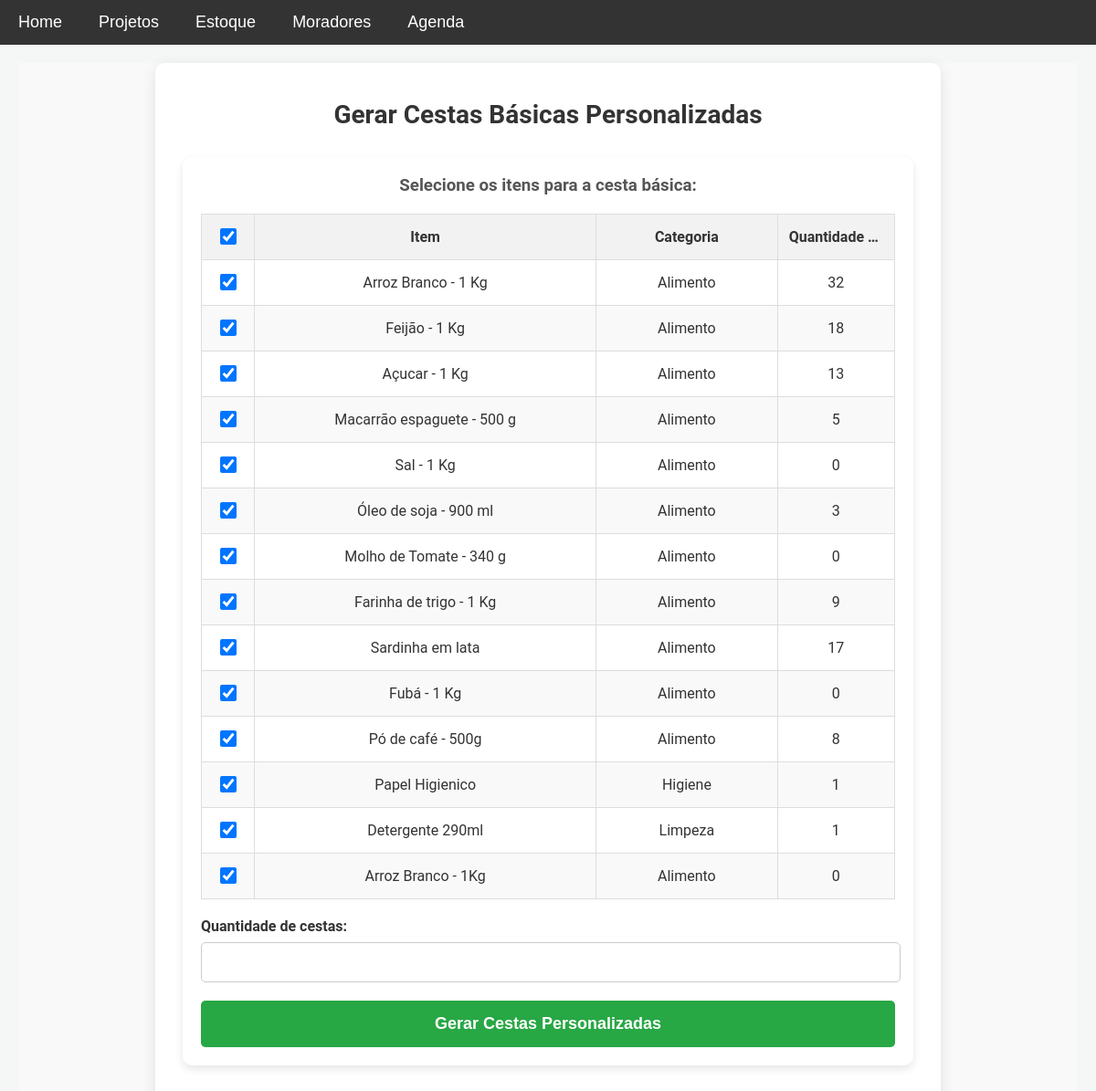
/cestas_personalizadas, run on an earlier commit of the app's database.
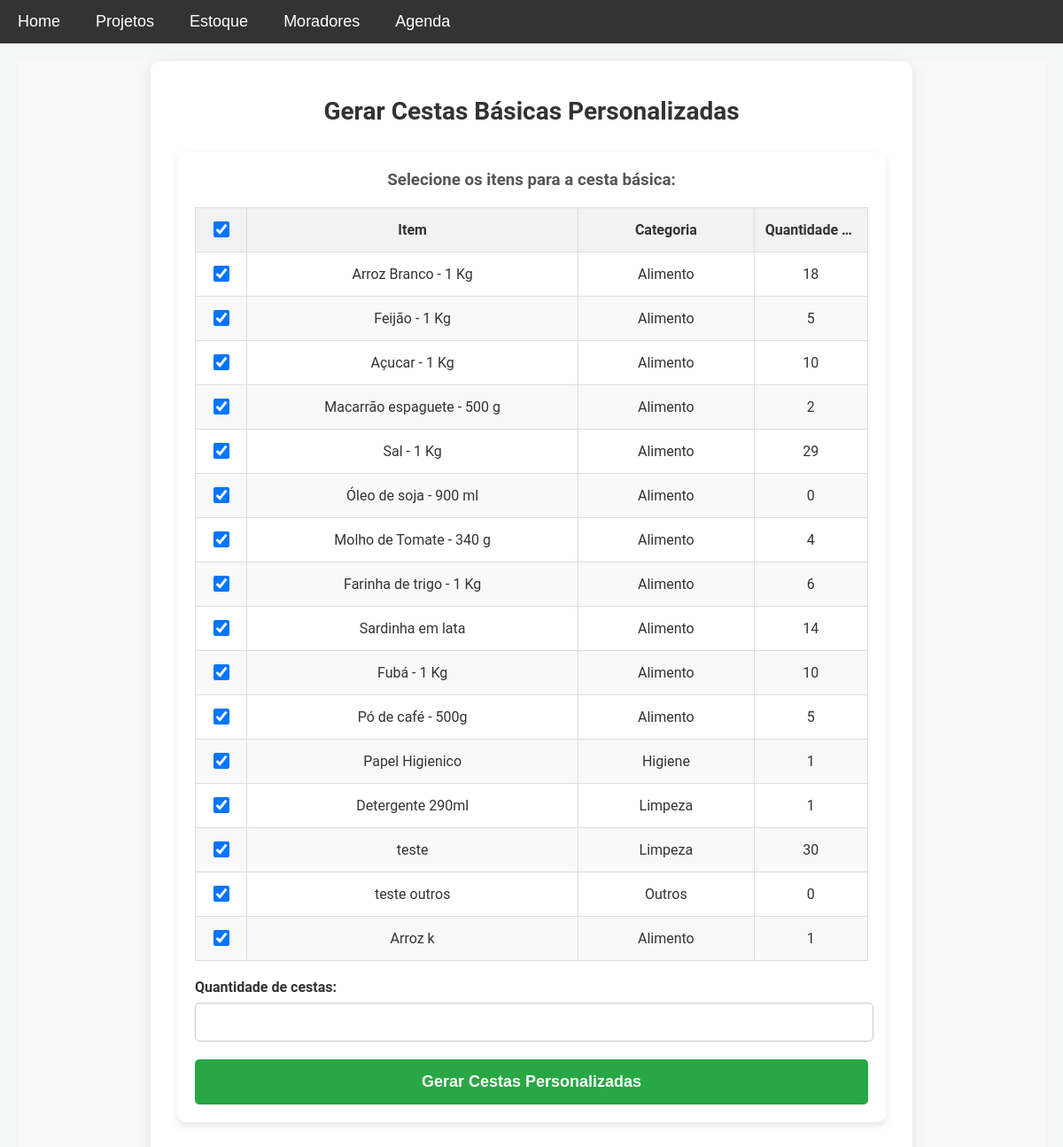
And on a later commit of the database.
### models.py (models this page shows)
class Item(db.Model):
    __table_args__ = {'extend_existing': True}  # Estende a tabela existente ao invés de tentar recriá-la
    id = db.Column(db.Integer, primary_key=True)
    nome = db.Column(db.String(100), nullable=False)
    descricao = db.Column(db.Text, nullable=False)
    categoria = db.Column(db.String(50), nullable=False)
    quantidade = db.Column(db.Integer, nullable=False, default=0)
    preco = db.Column(db.Float, nullable=False)

### app.py (the view)
@app.route('/cestas_personalizadas')
def cestas_personalizadas():
    itens = Item.query.all()
    return render_template('cestas_personalizadas.html', itens=itens)

### templates/cestas_personalizadas.html (shortened to what this page needs)
{% extends 'base.html' %}
{% block content %}
<div class="cestas-personalizadas-page">
    <div class="cestas-personalizadas-container">
        <h1>Gerar Cestas Básicas Personalizadas</h1>
        <form method="POST" action="{{ url_for('gerar_cestas_personalizadas') }}" class="cestas-form">
            <h3>Selecione os itens para a cesta básica:</h3>
            <table class="itens-table">
                <thead>
                    <tr>
                        <th>
                            <input type="checkbox" id="select-all" checked>
                        </th>
                        <th>Item</th>
                        <th>Categoria</th>
                        <th>Quantidade Disponível</th>
                    </tr>
                </thead>
                <tbody>
                    {% for item in itens %}
                    <tr>
                        <td>
                            <input type="checkbox" name="itens_selecionados" value="{{ item.id }}" class="item-checkbox"
                                checked>
                        </td>
                        <td>{{ item.nome }}</td>
                        <td>{{ item.categoria }}</td>
                        <td>{{ item.quantidade }}</td>
                    </tr>
                    {% endfor %}
                </tbody>
            </table>
            <div class="form-group">
                <label for="quantidade">Quantidade de cestas:</label>
                <input type="number" name="quantidade" id="quantidade" min="1" required>
            </div>
            <button type="submit" class="btn-cadastrar">Gerar Cestas Personalizadas</button>
        </form>
    </div>
</div>
{% endblock %}

What changed in the data, as far as the page shows it:
changed Item "Arroz Branco - 1 Kg": quantidade "32" → "18"
changed Item "Feijão - 1 Kg": quantidade "18" → "5"
changed Item "Açucar - 1 Kg": quantidade "13" → "10"
changed Item "Macarrão espaguete - 500 g": quantidade "5" → "2"
changed Item "Sal - 1 Kg": quantidade "0" → "29"
changed Item "Óleo de soja - 900 ml": quantidade "3" → "0"
changed Item "Molho de Tomate - 340 g": quantidade "0" → "4"
changed Item "Farinha de trigo - 1 Kg": quantidade "9" → "6"
changed Item "Sardinha em lata": quantidade "17" → "14"
changed Item "Fubá - 1 Kg": quantidade "0" → "10"
changed Item "Pó de café - 500g": quantidade "8" → "5"
changed Item: nome "Arroz Branco - 1Kg" → "teste"; categoria "Alimento" → "Limpeza"; quantidade "0" → "30"
added Item: nome "teste outros", categoria "Outros", quantidade "0"
added Item: nome "Arroz k", categoria "Alimento", quantidade "1"
